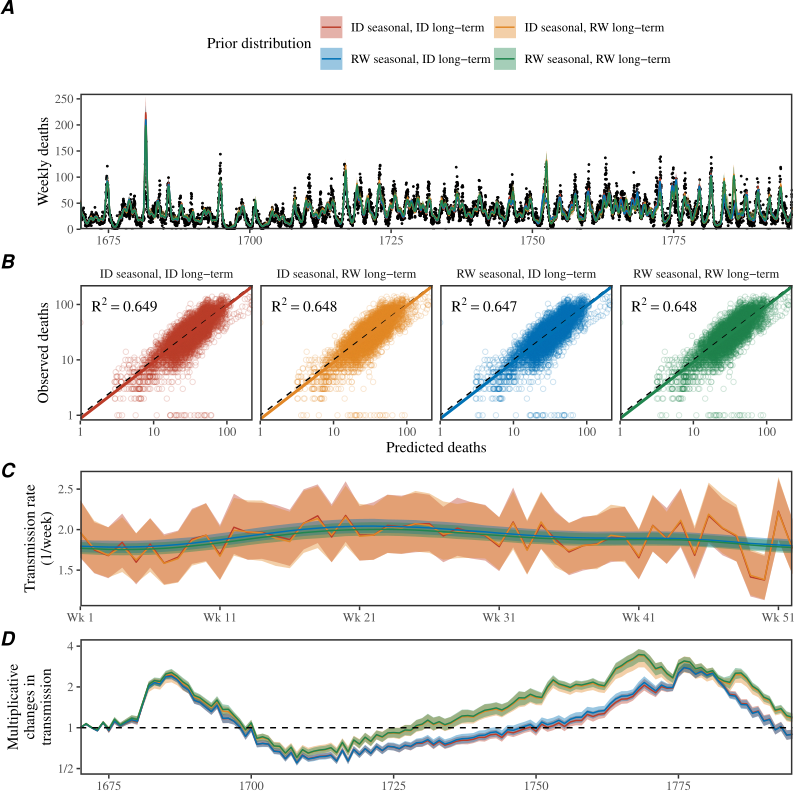

Generate this figure with R:
library(dplyr)
library(ggplot2); theme_set(theme_bw(base_family = "Times"))
library(egg)
library(ggsci)
library(cmdstanr)
source("../script/script_data.R")
source("../R/colors.R")

load("../stanfit_main/stanfit_sir_default.rda")
load("../stanfit_main/stanfit_sir_brw.rda")
load("../stanfit_main/stanfit_sir_erw.rda")
load("../stanfit_main/stanfit_sir_brw_erw.rda")

data_filter <- data_final %>%
  filter(year < 1796)

all_summ <- list(
  default=summary_sir_default_laplace,
  brw=summary_sir_brw_laplace,
  erw=summary_sir_erw_laplace,
  brw_erw=summary_sir_brw_erw_laplace
)

fitdata <- lapply(all_summ, function(x) {
  data.frame(
    year=data_filter$year,
    week=data_filter$week,
    est=x$median[grepl("C\\[", x$variable)],
    lwr=x$q5[grepl("C\\[", x$variable)],
    upr=x$q95[grepl("C\\[", x$variable)]
  )
}) %>%
  bind_rows(
    .id="group"
  ) %>%
  mutate(
    group=factor(group,
                 levels=c("default", "erw", "brw", "brw_erw"),
                 labels=c("ID seasonal, ID long-term",
                          "ID seasonal, RW long-term",
                          "RW seasonal, ID long-term",
                          "RW seasonal, RW long-term"))
  )

g1 <- ggplot(fitdata) +
  geom_point(data=data_filter, aes(year+week/52, smpx), size=0.3) +
  geom_ribbon(aes(year+week/52, ymin=lwr, ymax=upr, fill=group), alpha=0.4) +
  geom_line(aes(year+week/52, est, col=group)) +
  scale_x_continuous("Year", expand=c(0, 0)) +
  scale_y_continuous("Weekly deaths", expand=c(0, 0), limits=c(0, 260)) +
  scale_color_manual("Prior distribution", values=colors_default) +
  scale_fill_manual("Prior distribution", values=colors_default) +
  guides(color=guide_legend(nrow=2,byrow=TRUE), fill=guide_legend(nrow=2,byrow=TRUE)) +
  theme(
    panel.grid = element_blank(),
    panel.border = element_rect(linewidth=1),
    axis.title.x = element_blank(),
    legend.position = "top"
  )

data_comp <- fitdata %>%
  merge(data_filter)

data_Rsq <- data_comp %>%
  group_by(group) %>%
  summarize(
    Rsq=round(cor(log(est+1), log(smpx+1))^2, 3)
  ) %>%
  mutate(
    text=paste0("R^2==", Rsq)
  )

g2 <- ggplot(data_comp) +
  geom_point(aes(est+1, smpx+1, col=group), alpha=0.2, shape=21) +
  geom_abline(intercept=0, slope=1, lty=2) +
  geom_smooth(aes(est+1, smpx+1, col=group, fill=group), method="lm", fullrange=TRUE) +
  geom_text(data=data_Rsq, aes(4, 100, label=text), parse=TRUE, family="Times") +
  scale_x_log10("Predicted deaths", expand=c(0,0)) +
  scale_y_log10("Observed deaths", expand=c(0,0)) +
  scale_color_manual("Prior: seasonal / long-term", values=colors_default) +
  scale_fill_manual("Prior: seasonal / long-term", values=colors_default) +
  facet_wrap(~group, nrow=1)+
  theme(
    panel.grid = element_blank(),
    panel.border = element_rect(linewidth=1),
    strip.background = element_blank(),
    legend.position = "none"
  )

betadata <- lapply(all_summ, function(x) {
  data.frame(
    week=1:52,
    est=exp(x$median[grepl("logbeta\\[", x$variable)]),
    lwr=exp(x$q5[grepl("logbeta\\[", x$variable)]),
    upr=exp(x$q95[grepl("logbeta\\[", x$variable)])
  )
}) %>%
  bind_rows(
    .id="group"
  ) %>%
  mutate(
    group=factor(group,
                 levels=c("default", "erw", "brw", "brw_erw"),
                 labels=c("ID seasonal, ID long-term",
                          "ID seasonal, RW long-term",
                          "RW seasonal, ID long-term",
                          "RW seasonal, RW long-term"))
  )

g3 <- ggplot(betadata) +
  geom_ribbon(aes(week, ymin=lwr, ymax=upr, fill=group), alpha=0.4) +
  geom_line(aes(week, est, col=group)) +
  scale_x_continuous("Week of year", expand=c(0, 0),
                     breaks=c(1, 11, 21, 31, 41, 51),
                     labels=c("Wk 1", "Wk 11", "Wk 21", "Wk 31", "Wk 41", "Wk 51")) +
  scale_y_continuous("Transmission rate\n(1/week)") +
  scale_color_manual("", values=colors_default) +
  scale_fill_manual("", values=colors_default) +
  theme(
    panel.grid = element_blank(),
    panel.border = element_rect(linewidth=1),
    axis.title.x = element_blank(),
    legend.position = "none"
  )

epsilondata <- lapply(all_summ, function(x) {
  data.frame(
    year=unique(data_filter$year),
    est=exp(x$median[grepl("^epsilon\\[", x$variable)]),
    lwr=exp(x$q5[grepl("^epsilon\\[", x$variable)]),
    upr=exp(x$q95[grepl("^epsilon\\[", x$variable)])
  )
}) %>%
  bind_rows(
    .id="group"
  ) %>%
  mutate(
    group=factor(group,
                 levels=c("default", "erw", "brw", "brw_erw"),
                 labels=c("ID seasonal, ID long-term",
                          "ID seasonal, RW long-term",
                          "RW seasonal, ID long-term",
                          "RW seasonal, RW long-term"))
  )

g4 <- ggplot(epsilondata) +
  geom_ribbon(aes(year, ymin=lwr, ymax=upr, fill=group), alpha=0.4) +
  geom_line(aes(year, est, col=group)) +
  scale_x_continuous("Year", expand=c(0, 0)) +
  scale_y_log10("Multiplicative\nchanges in\ntransmission",
                breaks=c(0.5, 1, 2, 4), limits=c(0.45, 4.5), expand=c(0, 0),
                labels=c("1/2", "1", "2", "4")) +
  geom_hline(yintercept=1, lty=2) +
  scale_color_manual("", values=colors_default) +
  scale_fill_manual("", values=colors_default) +
  theme(
    panel.grid = element_blank(),
    panel.border = element_rect(linewidth=1),
    axis.title.x = element_blank(),
    legend.position = "none"
  )

gcomb <- ggarrange(g1, g2, g3, g4,  ncol=1,
                   labels=c("A", "B", "C", "D"))

ggsave("figure_stanfit_compare.pdf", gcomb, width=8, height=8)
